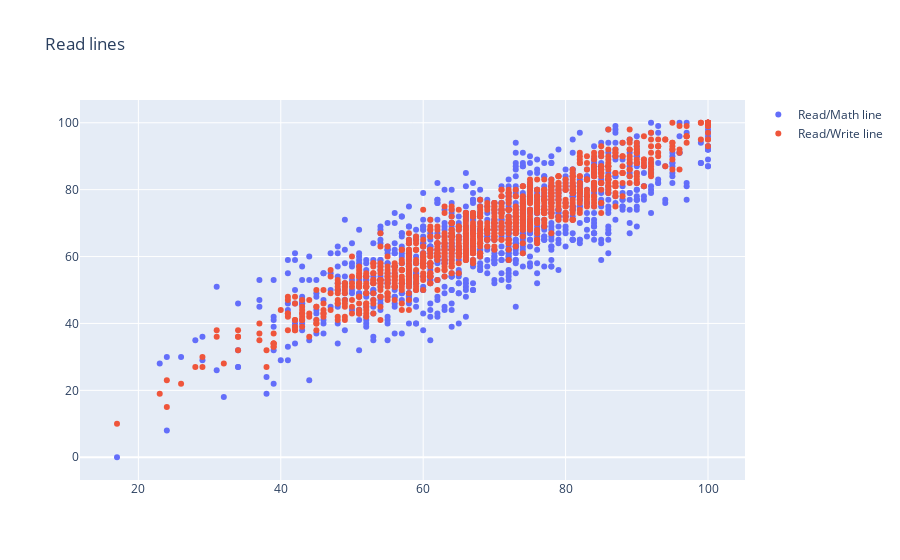

The notebook cell saved with this chart:
### Markdown cell above
## Line plot

### Code cell
trace0= go.Scatter(x=students_performance['reading_score'],
                    y=students_performance['math_score'], name='Read/Math line', mode='markers')

trace1 = go.Scatter(x=students_performance['reading_score'],
                    y=students_performance['writing_score'], name='Read/Write line', mode='markers')

data = [trace0, trace1]
layout = {'title': 'Read lines'}

fig = go.Figure(data=data, layout=layout)
iplot(fig, show_link=False)

### Figure 1 — Plotly figure (JSON) as saved in the notebook; plotly's stock layout.template omitted (floating-point values rounded to 4 significant figures; data arrays with more than 128 entries replaced by an {"elided": "..."} marker saying what was removed)
{"data": [{"mode": "markers", "name": "Read/Math line", "x": {"elided": "1000 int values"}, "y": {"elided": "1000 int values"}, "type": "scatter"}, {"mode": "markers", "name": "Read/Write line", "x": {"elided": "1000 int values"}, "y": {"elided": "1000 int values"}, "type": "scatter"}], "layout": {"title": {"text": "Read lines"}}}
